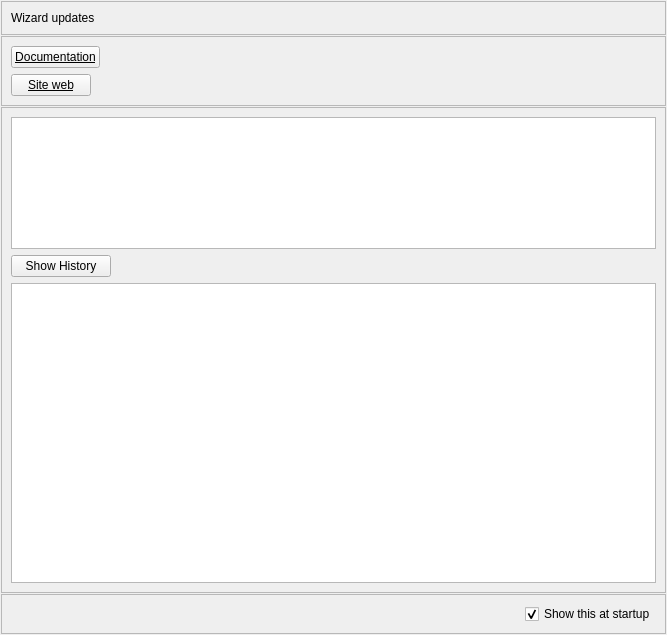
<?xml version="1.0" encoding="UTF-8"?>
<ui version="4.0">
 <class>Form</class>
 <widget class="QWidget" name="Form">
  <property name="geometry">
   <rect>
    <x>0</x>
    <y>0</y>
    <width>667</width>
    <height>635</height>
   </rect>
  </property>
  <property name="windowTitle">
   <string>Form</string>
  </property>
  <layout class="QVBoxLayout" name="verticalLayout">
   <property name="spacing">
    <number>1</number>
   </property>
   <property name="leftMargin">
    <number>1</number>
   </property>
   <property name="topMargin">
    <number>1</number>
   </property>
   <property name="rightMargin">
    <number>1</number>
   </property>
   <property name="bottomMargin">
    <number>1</number>
   </property>
   <item>
    <widget class="QFrame" name="frame_2">
     <property name="sizePolicy">
      <sizepolicy hsizetype="Preferred" vsizetype="Fixed">
       <horstretch>0</horstretch>
       <verstretch>0</verstretch>
      </sizepolicy>
     </property>
     <property name="frameShape">
      <enum>QFrame::StyledPanel</enum>
     </property>
     <property name="frameShadow">
      <enum>QFrame::Raised</enum>
     </property>
     <layout class="QHBoxLayout" name="horizontalLayout">
      <item>
       <widget class="QLabel" name="label">
        <property name="text">
         <string>Wizard updates</string>
        </property>
       </widget>
      </item>
     </layout>
    </widget>
   </item>
   <item>
    <widget class="QFrame" name="frame_4">
     <property name="sizePolicy">
      <sizepolicy hsizetype="Preferred" vsizetype="Fixed">
       <horstretch>0</horstretch>
       <verstretch>0</verstretch>
      </sizepolicy>
     </property>
     <property name="frameShape">
      <enum>QFrame::StyledPanel</enum>
     </property>
     <property name="frameShadow">
      <enum>QFrame::Raised</enum>
     </property>
     <layout class="QVBoxLayout" name="verticalLayout_2">
      <item>
       <layout class="QHBoxLayout" name="horizontalLayout_3">
        <property name="spacing">
         <number>0</number>
        </property>
        <property name="topMargin">
         <number>0</number>
        </property>
        <item>
         <widget class="QPushButton" name="update_doc_pushButton">
          <property name="sizePolicy">
           <sizepolicy hsizetype="Minimum" vsizetype="Minimum">
            <horstretch>0</horstretch>
            <verstretch>0</verstretch>
           </sizepolicy>
          </property>
          <property name="styleSheet">
           <string notr="true">font: 8pt &quot;MS Shell Dlg 2&quot;;
text-decoration: underline;</string>
          </property>
          <property name="text">
           <string>Documentation</string>
          </property>
         </widget>
        </item>
        <item>
         <spacer name="horizontalSpacer_2">
          <property name="orientation">
           <enum>Qt::Horizontal</enum>
          </property>
          <property name="sizeHint" stdset="0">
           <size>
            <width>40</width>
            <height>0</height>
           </size>
          </property>
         </spacer>
        </item>
       </layout>
      </item>
      <item>
       <layout class="QHBoxLayout" name="horizontalLayout_4">
        <property name="spacing">
         <number>0</number>
        </property>
        <property name="topMargin">
         <number>0</number>
        </property>
        <item>
         <widget class="QPushButton" name="update_web_pushButton">
          <property name="sizePolicy">
           <sizepolicy hsizetype="Minimum" vsizetype="Minimum">
            <horstretch>0</horstretch>
            <verstretch>0</verstretch>
           </sizepolicy>
          </property>
          <property name="styleSheet">
           <string notr="true">font: 8pt &quot;MS Shell Dlg 2&quot;;
text-decoration: underline;</string>
          </property>
          <property name="text">
           <string>Site web</string>
          </property>
         </widget>
        </item>
        <item>
         <spacer name="horizontalSpacer_3">
          <property name="orientation">
           <enum>Qt::Horizontal</enum>
          </property>
          <property name="sizeHint" stdset="0">
           <size>
            <width>40</width>
            <height>0</height>
           </size>
          </property>
         </spacer>
        </item>
       </layout>
      </item>
     </layout>
    </widget>
   </item>
   <item>
    <widget class="QFrame" name="frame">
     <property name="frameShape">
      <enum>QFrame::StyledPanel</enum>
     </property>
     <property name="frameShadow">
      <enum>QFrame::Raised</enum>
     </property>
     <layout class="QVBoxLayout" name="verticalLayout_3">
      <item>
       <widget class="QPlainTextEdit" name="update_updates_plainTextEdit">
        <property name="minimumSize">
         <size>
          <width>0</width>
          <height>0</height>
         </size>
        </property>
        <property name="sizeAdjustPolicy">
         <enum>QAbstractScrollArea::AdjustIgnored</enum>
        </property>
        <property name="readOnly">
         <bool>true</bool>
        </property>
       </widget>
      </item>
      <item>
       <layout class="QHBoxLayout" name="horizontalLayout_5">
        <item>
         <widget class="QPushButton" name="updates_history_pushButton">
          <property name="minimumSize">
           <size>
            <width>100</width>
            <height>0</height>
           </size>
          </property>
          <property name="text">
           <string>Show History</string>
          </property>
         </widget>
        </item>
        <item>
         <spacer name="horizontalSpacer_4">
          <property name="orientation">
           <enum>Qt::Horizontal</enum>
          </property>
          <property name="sizeHint" stdset="0">
           <size>
            <width>40</width>
            <height>20</height>
           </size>
          </property>
         </spacer>
        </item>
       </layout>
      </item>
      <item>
       <widget class="QPlainTextEdit" name="updates_history_plainTextEdit">
        <property name="minimumSize">
         <size>
          <width>0</width>
          <height>300</height>
         </size>
        </property>
       </widget>
      </item>
     </layout>
    </widget>
   </item>
   <item>
    <widget class="QFrame" name="frame_3">
     <property name="frameShape">
      <enum>QFrame::StyledPanel</enum>
     </property>
     <property name="frameShadow">
      <enum>QFrame::Raised</enum>
     </property>
     <layout class="QHBoxLayout" name="horizontalLayout_2">
      <item>
       <spacer name="horizontalSpacer">
        <property name="orientation">
         <enum>Qt::Horizontal</enum>
        </property>
        <property name="sizeHint" stdset="0">
         <size>
          <width>40</width>
          <height>20</height>
         </size>
        </property>
       </spacer>
      </item>
      <item>
       <widget class="QCheckBox" name="show_startup_checkBox">
        <property name="text">
         <string>Show this at startup</string>
        </property>
        <property name="checked">
         <bool>true</bool>
        </property>
       </widget>
      </item>
     </layout>
    </widget>
   </item>
  </layout>
 </widget>
 <resources/>
 <connections/>
</ui>
